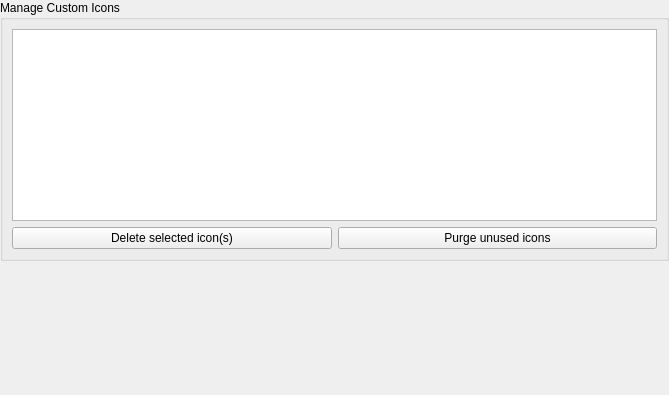
<?xml version="1.0" encoding="UTF-8"?>
<ui version="4.0">
 <class>DatabaseSettingsWidgetMaintenance</class>
 <widget class="QWidget" name="DatabaseSettingsWidgetMaintenance">
  <property name="geometry">
   <rect>
    <x>0</x>
    <y>0</y>
    <width>669</width>
    <height>395</height>
   </rect>
  </property>
  <property name="sizePolicy">
   <sizepolicy hsizetype="MinimumExpanding" vsizetype="Preferred">
    <horstretch>0</horstretch>
    <verstretch>0</verstretch>
   </sizepolicy>
  </property>
  <property name="minimumSize">
   <size>
    <width>450</width>
    <height>0</height>
   </size>
  </property>
  <layout class="QVBoxLayout" name="verticalLayout">
   <property name="leftMargin">
    <number>0</number>
   </property>
   <property name="topMargin">
    <number>0</number>
   </property>
   <property name="rightMargin">
    <number>0</number>
   </property>
   <property name="bottomMargin">
    <number>0</number>
   </property>
   <item>
    <widget class="QGroupBox" name="groupBox">
     <property name="title">
      <string>Manage Custom Icons</string>
     </property>
     <layout class="QVBoxLayout" name="verticalLayout_1">
      <item>
       <widget class="QListView" name="customIconsView">
        <property name="editTriggers">
         <set>QAbstractItemView::NoEditTriggers</set>
        </property>
        <property name="selectionMode">
         <enum>QAbstractItemView::MultiSelection</enum>
        </property>
        <property name="movement">
         <enum>QListView::Static</enum>
        </property>
        <property name="flow">
         <enum>QListView::LeftToRight</enum>
        </property>
        <property name="isWrapping" stdset="0">
         <bool>true</bool>
        </property>
        <property name="resizeMode">
         <enum>QListView::Adjust</enum>
        </property>
        <property name="spacing">
         <number>4</number>
        </property>
        <property name="viewMode">
         <enum>QListView::ListMode</enum>
        </property>
       </widget>
      </item>
      <item>
       <layout class="QHBoxLayout" name="customIconButtonsHorizontalLayout">
        <item>
         <widget class="QPushButton" name="deleteButton">
          <property name="text">
           <string>Delete selected icon(s)</string>
          </property>
         </widget>
        </item>
        <item>
         <widget class="QPushButton" name="purgeButton">
          <property name="toolTip">
           <string>Delete all custom icons not in use by any entry or group</string>
          </property>
          <property name="accessibleName">
           <string>Delete all custom icons not in use by any entry or group</string>
          </property>
          <property name="text">
           <string>Purge unused icons</string>
          </property>
         </widget>
        </item>
       </layout>
      </item>
     </layout>
    </widget>
   </item>
   <item>
    <spacer name="verticalSpacer">
     <property name="orientation">
      <enum>Qt::Vertical</enum>
     </property>
     <property name="sizeHint" stdset="0">
      <size>
       <width>20</width>
       <height>40</height>
      </size>
     </property>
    </spacer>
   </item>
  </layout>
 </widget>
 <resources/>
 <connections/>
</ui>
